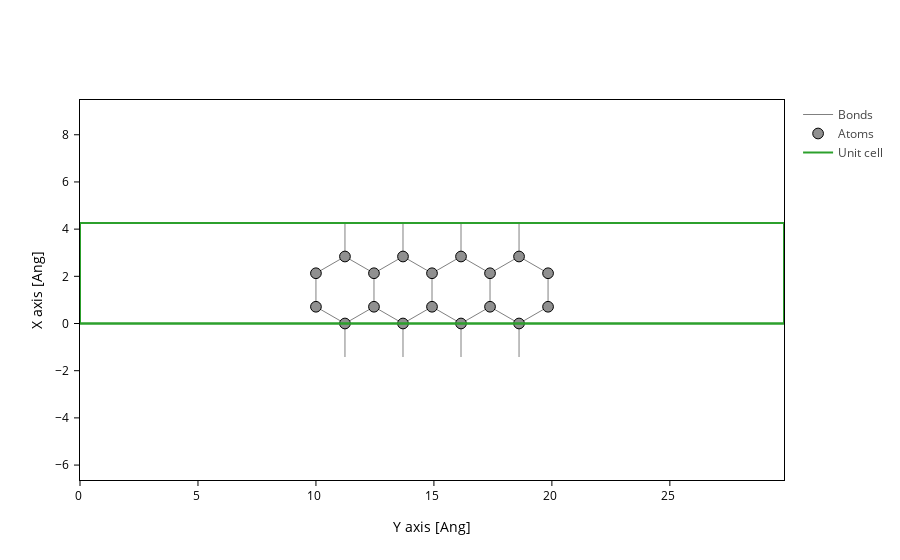

The notebook cell saved with this chart:
### Markdown cell above
Notice that you can order axes in any way you want. The first one will go to the X axis of the plot, and the second to the Y axis:

### Code cell
plot.update_inputs(axes="yx")

### Figure 1 — Plotly figure (JSON) as saved in the notebook; plotly's stock layout.template omitted (floating-point values rounded to 4 significant figures; data arrays with more than 128 entries replaced by an {"elided": "..."} marker saying what was removed)
{"data": [{"line": {"color": "gray", "width": 1.0}, "meta": {}, "mode": "lines", "name": "Bonds", "opacity": 1.0, "type": "scatter", "x": {"elided": "609 float values"}, "y": {"elided": "609 float values"}}, {"marker": {"color": "#909090", "line": {"color": "black", "width": 1}, "opacity": 1.0, "size": 10.72}, "meta": {}, "mode": "markers", "name": "Atoms", "opacity": 1, "type": "scatter", "x": [11.23, 13.69, 16.15, 18.61, 10.0, 12.46, 14.92, 17.38, 19.84, 10.0, 12.46, 14.92, 17.38, 19.84, 11.23, 13.69, 16.15, 18.61], "y": [0.0, 0.0, 0.0, 0.0, 0.71, 0.71, 0.71, 0.71, 0.71, 2.13, 2.13, 2.13, 2.13, 2.13, 2.84, 2.84, 2.84, 2.84]}, {"meta": {}, "mode": "lines", "name": "Unit cell", "type": "scatter", "x": [0.0, 29.84, 29.84, 29.84, 29.84, 29.84, NaN, 29.84, 0.0, 0.0, 0.0, 0.0, 0.0, NaN, 29.84, 0.0, NaN, 29.84, 0.0], "y": [0.0, 0.0, 4.26, 4.26, 0.0, 0.0, NaN, 0.0, 0.0, 0.0, 4.26, 4.26, 0.0, NaN, 4.26, 4.26, NaN, 4.26, 4.26]}], "layout": {"scene": {"aspectmode": "data", "xaxis": {"title": {"text": "Y axis [Ang]"}}, "yaxis": {"title": {"text": "X axis [Ang]"}}}, "xaxis": {"scaleanchor": "y", "scaleratio": 1, "title": {"text": "Y axis [Ang]"}}, "yaxis": {"title": {"text": "X axis [Ang]"}}}}
